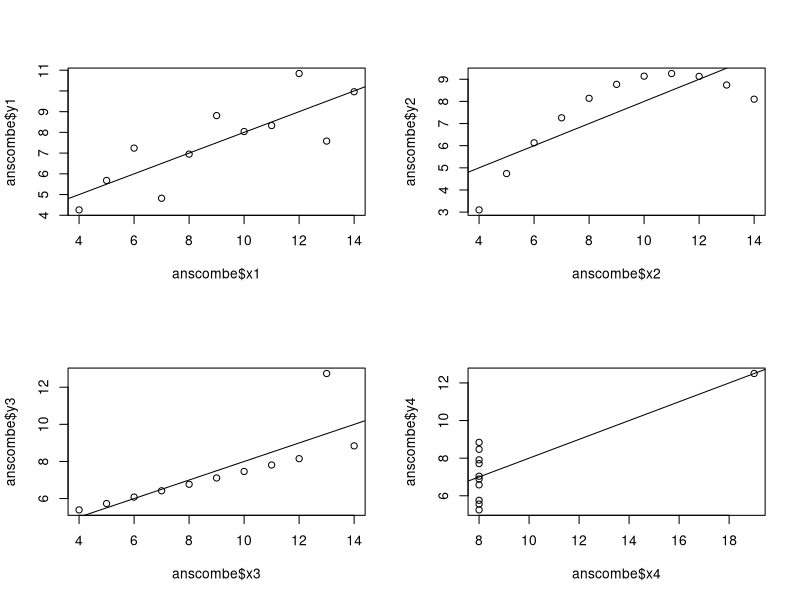

This figure's R source:
# a)
head(anscombe)

# b)
par(mfrow = c(2,2))

plot(anscombe$x1, anscombe$y1)
abline(lm(anscombe$y1 ~ anscombe$x1))

plot(anscombe$x2, anscombe$y2)
abline(lm(anscombe$y2 ~ anscombe$x2))

plot(anscombe$x3, anscombe$y3)
abline(lm(anscombe$y3 ~ anscombe$x3))

plot(anscombe$x4, anscombe$y4)
abline(lm(anscombe$y4 ~ anscombe$x4))

# c)
lm(anscombe$y1 ~ anscombe$x1)
lm(anscombe$y2 ~ anscombe$x2)
lm(anscombe$y3 ~ anscombe$x3)
lm(anscombe$y4 ~ anscombe$x4)
